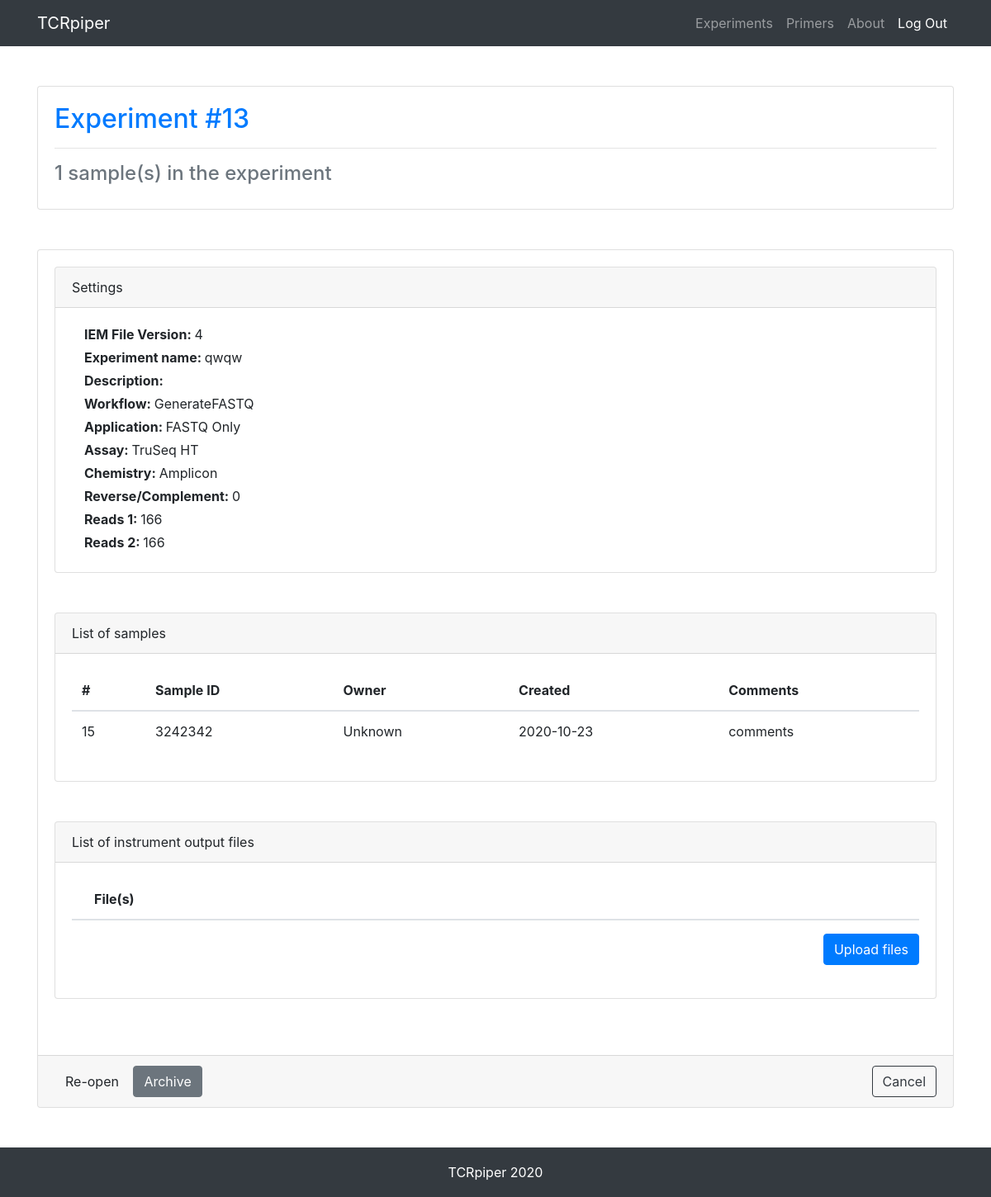
The app's page /experiment/proc/13/ with its own data.
### experiment/models.py (models this page shows, shortened)
class Experiment(models.Model):
    status = models.CharField(max_length=200, choices=EXPERIMENT_STATUS, default='open')
    iem_file_version = models.CharField(max_length=200, default=FILE_VERSION)
    name = models.CharField(max_length=200)
    date = models.DateField(auto_now_add=True)
    workflow = models.CharField(max_length=200, choices=WORKFLOW_TYPE, default='GenerateFASTQ')
    application = models.CharField(max_length=200, choices=APPLICATION_TYPE, default='FASTQ Only')
    assay = models.CharField(max_length=200, choices=ASSAY_TYPE, default='TruSeq HT')
    chemistry = models.CharField(max_length=200, choices=CHEMISTRY, default='Amplicon')
    description = models.TextField(default='')
    reads_1 = models.IntegerField(default=0)
    reads_2 = models.IntegerField(default=0)
    rev_compl = models.IntegerField(choices=REVCOMPL, default=0)
    output_status = models.CharField(max_length=200, choices=RESULT_STATUS, default='incomplete')
    output_dir = models.CharField(max_length=200, default='')
    output_file = models.CharField(max_length=200, default='')

### sample/models.py (models this page shows, shortened)
class Sample(models.Model):
    experiment_id = models.IntegerField(db_index=True)
    name = models.CharField(max_length=200, default='')
    project = models.CharField(max_length=200)
    ident = models.CharField(max_length=200)
    plate = models.CharField(max_length=200, default='')
    well = models.CharField(max_length=200, default='')
    cell_number = models.IntegerField(default=0)
    read_number = models.IntegerField(default=0)
    smart_name = models.CharField(max_length=200, default='')
    smart_benchling = models.CharField(max_length=200, default='')
    alfa_subsample_ident = models.CharField(max_length=200, default='')  # sample_ID = sample_ident + alfa_subsample_ident
    alfa_index_name = models.CharField(max_length=200, default='')
    alfa_index_benchling = models.CharField(max_length=200, default='')
    beta_subsample_ident = models.CharField(max_length=200, default='')  # sample_ID = sample_ident + beta_subsample_ident
    beta_index_name = models.CharField(max_length=200, default='')
    beta_index_benchling = models.CharField(max_length=200, default='')
    comments = models.TextField(default='')
    date = models.DateField(auto_now_add=True)
    owner = models.CharField(max_length=200, default='Unknown')

### experiment/views.py (the view)
# urls.py: path('proc/<int:experiment_id>/', views.processing, name='experiment_proc'),
def processing(request, experiment_id=0):
    if experiment_id:
        try:
            experiment = Experiment.objects.get(id=experiment_id)
        except Exception:
            return HttpResponseRedirect(reverse('experiment:experiment_stock'))
        sample_list = Sample.objects.filter(experiment_id=experiment.id).order_by('id').reverse()
        file_list = File.objects.filter(experiment_id=experiment.id)
        context = {
            'experiment_id': experiment.id,
            'experiment_status': experiment.status,
            'sample_list': sample_list,
            'num_of_samples': len(sample_list),
            'file_list': file_list,
            'num_of_files': len(file_list),
            'settings': [
                ['IEM File Version', experiment.iem_file_version],
                ['Experiment name', experiment.name],
                ['Description', experiment.description],
                ['Workflow', experiment.workflow],
                ['Application', experiment.application],
                ['Assay', experiment.assay],
                ['Chemistry', experiment.chemistry],
                ['Reverse/Complement', str(experiment.rev_compl)],  # str() is important !!!
                ['Reads 1', experiment.reads_1],
                ['Reads 2', experiment.reads_2]
            ]
        }
        return render(request, 'experiment_processing.html', context)
    return HttpResponseRedirect(reverse('experiment:experiment_stock'))

### experiment/templates/experiment_processing.html (shortened to what this page needs)
{% load static %}
<!DOCTYPE html>
<html lang="en">
<head>
  <link href="{% static "vendor/bootstrap/css/bootstrap.min.css" %}" rel="stylesheet">
  <link href="{% static "css/main.css" %}" rel="stylesheet">
</head>
<body>
  <nav class="navbar navbar-expand-lg navbar-dark bg-dark fixed-top">
    <div class="container">
      <a class="navbar-brand" href="{% url 'index:index' %}">TCRpiper</a>
      <div class="collapse navbar-collapse" id="navbarResponsive">
        <ul class="navbar-nav ml-auto">
          <li class="nav-item">
            <a class="nav-link" href="{% url 'experiment:experiment_stock' %}">Experiments</a>
          </li>
          <li class="nav-item">
            <a class="nav-link" href="{% url 'primers:index' %}">Primers</a>
          </li>
          <li class="nav-item">
            <a class="nav-link" href="#">About</a>
          </li>
          <li class="nav-item active">
            <a class="nav-link" href="#">Log Out</a>
          </li>
        </ul>
      </div>
    </div>
  </nav>
  <div class="container">
    <div class="row">
    </div>
    <div class="row">
      <div class="col-md-12 mb-5">
        <div class="card">
          <div class="card-body">
           <h2 class="card-title">
             <p class="text-primary">
               {% if experiment_id %}
                 Experiment #{{ experiment_id }}
               {% else %}
                 New Experiment
               {% endif %}
             </p>
           </h2>
           <hr class="my-3">
           <h4 class="text-secondary">{{ num_of_samples }} sample(s) in the experiment</h4>
          </div>
        </div>
      </div>
    </div>
    <div class="row">
      <div class="col-md-12 mb-5">
        <div class="card h-100">
          <div class="card-body">
            <div class="row">
              <div class="col-md-12 mb-5">
                <div class="card h-100">
                  <div class="card-header">Settings</div>
                  <div class="card-body">
                    {% for setting in settings %}
                      <div class="col-md-12 mb-1">
                          <span class="font-weight-bold">{{ setting.0 }}: </span><span>{{ setting.1 }}</span>
                      </div>
                    {% endfor %}
                  </div>
                </div>
              </div>
            </div>
            {% if experiment_id %}
              <div class="row">
                <div class="col-md-12 mb-5">
                  <div class="card h-100">
                    <div class="card-header">List of samples</div>
                    <div class="card-body scroll">
                      <table class="table">
                        <thead>
                          <tr>
                            <th scope="col">#</th>
                            <th scope="col">Sample ID</th>
                            <th scope="col">Owner</th>
                            <th scope="col">Created</th>
                            <th scope="col">Comments</th>
                          </tr>
                        </thead>
                        <tbody>
                          {% for sample in sample_list %}
                            <tr>
                              <td scope="row">{{ sample.id }}</td>
                              <td>{{ sample.ident }}</td>
                              <td>{{ sample.owner }}</td>
                              <td>{{ sample.date }}</td>
                              <td>{{ sample.comments }}</td>
                            </tr>
                          {% endfor %}
                        </tbody>
                      </table>
                    </div>
                  </div>
                </div>
              </div>
            {% endif %}
            {% if experiment_id %}
              <div class="row">
                <div class="col-md-12 mb-5">
                  <div class="card h-100">
                    <div class="card-header">List of instrument output files</div>
                    <div class="card-body">
                      {% include "filestorage.html" %}
                    </div>
                  </div>
                </div>
              </div>
            {% endif %}
          </div>
          <div class="card-footer">
            <span class="float-right">
              <a class="btn btn-outline-dark" href="{% url 'experiment:experiment_stock' %}">Cancel</a>
            </span>
            <a class="btn" href="{% url 'experiment:experiment_open' experiment_id %}">Re-open</a>
            <a class="btn btn-secondary" href="{% url 'experiment:experiment_arch' experiment_id %}">Archive</a>
          </div>
        </div>
      </div>
    </div>
  </div>
  <footer>
    <div class="container">
      <p class="text-center text-white">TCRpiper 2020</p>
    </div>
  </footer>
</body>
</html>

### static/css/main.css (style rules this page uses)
html { position: relative; min-height: 100%; }
body { padding-top: 56px; margin-bottom: 60px; }
footer { position: absolute; bottom: 0; width: 100%; height: 60px; background-color: #343a40; }
footer .container p { position: absolute; top: 50%; left: 50%; -moz-transform: translateX(-50%) translateY(-50%); -webkit-transform: translateX(-50%) translateY(-50%); transform: translateX(-50%) translateY(-50%); }
.table>thead>tr { border-top: hidden; }
.scroll { max-height: 400px; overflow-y: auto; }

### records on screen
Experiment: name "qwqw" "GenerateFASTQ" "FASTQ Only" "TruSeq HT" "Amplicon"
Sample: id "15", ident "3242342", owner "Unknown", date "2020-10-23", comments "comments"

### other values on screen
{{ experiment_id }} "13"
{{ num_of_samples }} "1"
{{ setting.0 }} "IEM File Version" "Experiment name" "Description" "Workflow" "Application" "Assay" "Chemistry" "Reverse/Complement" "Reads 1" "Reads 2"
{{ setting.1 }} "4" "0" "166" "166"
